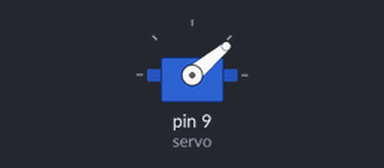
The sketch below on a simulated Arduino Uno, built with avr-gcc and run on an emulated ATmega328P. Parts: servo. What the sketch prints to the serial monitor is not drawn.

Above: at 0.1 s.
At 1.1 s:
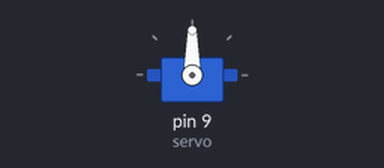
At 1.8 s:
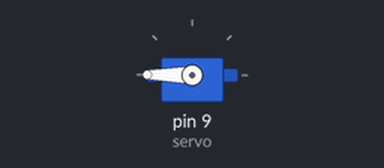
Timing chart, 0 to 3.3 s (numbered marks = the images above):
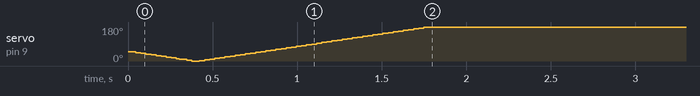

The sketch:

Automatic_Fish_Feeder.ino
```cpp
#include <Servo.h>
Servo servo;

int second =0 ;
int pos = 180; // variable to store the servo position

void setup()
  {
    servo.attach(9); // attaches the servo on pin 9 to the servo object
    servo.write(pos);
    shake();
    delay(15);
    shake1();
    delay(15);
    servo.detach(); //stop sending pulses to reserve power on the Arduino.
    Serial.begin(9600);
  }

void loop()
{
  static unsigned long lastTick = 0;
  if (millis() - lastTick >= 1000)
    {
      lastTick = millis();
      second++;
      Serial.println(second);
    }

  if (second >= 90000) //or 43200 for twice a day //86400 for 1 time
    {
      servo.attach(9);
      delay(15);
      shake();
      delay(15);
      shake1();
      servo.detach(); //stop sending pulses to reserve power on the Arduino.
      second = 0; //reset counter
    }
}

void shake()
{
  for (pos = 50; pos >= 0; pos -= 2)// goes from 180 degrees to 0 degrees
   {
    servo.write(pos); // tell servo to go to position in variable 'pos'
    delay(15); // waits 15ms for the servo to reach the position
   }
}

void shake1()
{
  for (pos = 0; pos <= 210; pos += 2) // goes from 0 degrees to 180 degrees // in steps of 1 degree
    {
      servo.write(pos); // tell servo to go to position in variable 'pos'
      delay(15); // waits 15ms for the servo to reach the position
    }
}
```
